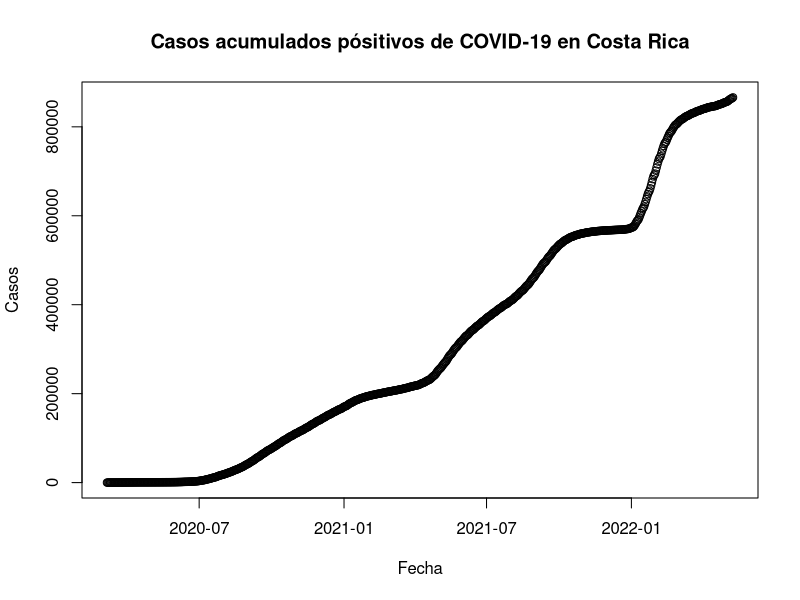

Source code (R):
## ---- chunk 1
knitr::opts_chunk$set(echo = TRUE)
## ---- chunk 2
covid <- read.csv(file = "05_10_22_CSV_GENERAL.csv", sep =";")
## ---- chunk 3
covid$FECHA <- as.Date(covid$FECHA, format = "%d/%m/%Y")

## ---- chunk 4
options(scipen = 7)
## ---- chunk 5
plot(covid$FECHA, covid$positivos, main = "Casos acumulados pósitivos de COVID-19 en Costa Rica",
     xlab ="Fecha", 
     ylab ="Casos")
